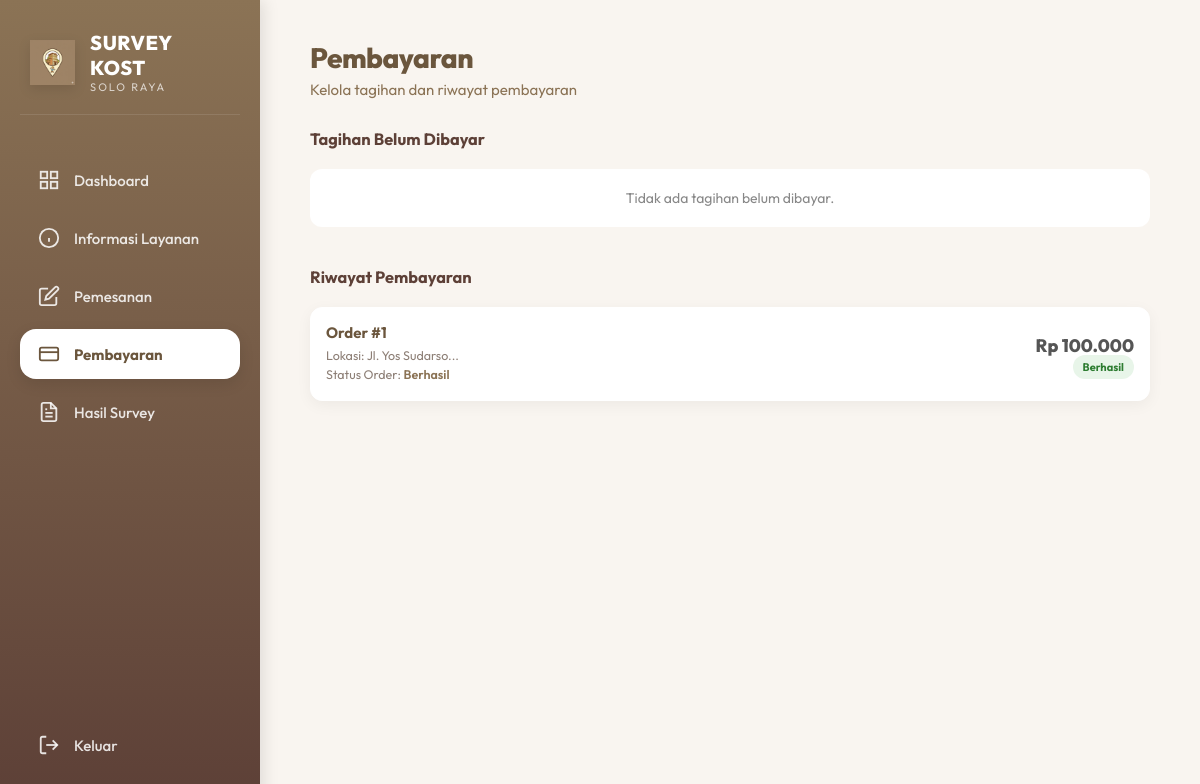
The app's page /user/pembayaran.php (signed in) with its own data.
### tables this page shows
CREATE TABLE `pemesanan` (
  `id_pemesanan` int(8) NOT NULL,
  `id_klien` int(8) NOT NULL,
  `id_layanan` int(8) NOT NULL,
  `jarak_dari_kantor` varchar(50) NOT NULL,
  `alamat_kost` text NOT NULL,
  `no_wa_klien` varchar(15) NOT NULL,
  `jadwal_survey` date NOT NULL,
  `waktu_survey` time NOT NULL,
  `catatan_tambahan` text NOT NULL
);

CREATE TABLE `pembayaran` (
  `id_pembayaran` int(11) NOT NULL,
  `id_pemesanan` int(8) NOT NULL,
  `total_pembayaran` decimal(12,2) NOT NULL,
  `metode_pembayaran` varchar(50) NOT NULL,
  `tanggal_pembayaran` date NOT NULL,
  `bukti_pembayaran` varchar(255) NOT NULL,
  `status` enum('Pending','Valid','Invalid') DEFAULT 'Pending'
);

### user/pembayaran.php (the view, shortened to what this page needs)
<?php
require_once '../config.php';
$id_klien = $_SESSION['user_id'];
$unpaid_orders = [];
$sql_history = "SELECT p.*, pay.status as status_pembayaran, pay.tanggal_pembayaran, pay.total_pembayaran, l.jenis_layanan
                FROM pemesanan p
                JOIN layanan l ON p.id_layanan = l.id_layanan
                JOIN pembayaran pay ON p.id_pemesanan = pay.id_pemesanan
                WHERE p.id_klien = ?
                ORDER BY pay.tanggal_pembayaran DESC";
$stmt_hist = $conn->prepare($sql_history);
$stmt_hist->bind_param("i", $id_klien);
$stmt_hist->execute();
$res_hist = $stmt_hist->get_result();
$history_orders = [];
while($row = $res_hist->fetch_assoc()) {
    $total = $row['total_pembayaran'];
    $row['harga'] = $total;
    $row['status'] = $row['status_pembayaran'];
    $history_orders[] = $row;
}
?>
<!DOCTYPE html>
<html lang="id">
<head>
    <link rel="stylesheet" href="../css/user_global.css?v=<?php echo time(); ?>">
</head>
<body>
    <aside class="sidebar">
        <div class="logo-container">
            <img src="../logo1.png" alt="Logo" class="logo-img">
            <div class="logo-text">
                <h2>SURVEY KOST</h2>
                <span>SOLO RAYA</span>
            </div>
        </div>
        <ul class="nav-menu">
            <li class="nav-item"><a href="dashboard.php"><svg viewBox="0 0 24 24" fill="none" stroke="currentColor" stroke-width="2"><rect x="3" y="3" width="7" height="7"></rect><rect x="14" y="3" width="7" height="7"></rect><rect x="14" y="14" width="7" height="7"></rect><rect x="3" y="14" width="7" height="7"></rect></svg><span>Dashboard</span></a></li>
            <li class="nav-item"><a href="layanan.php"><svg viewBox="0 0 24 24" fill="none" stroke="currentColor" stroke-width="2"><circle cx="12" cy="12" r="10"></circle><line x1="12" y1="16" x2="12" y2="12"></line><line x1="12" y1="8" x2="12.01" y2="8"></line></svg><span>Informasi Layanan</span></a></li>
            <li class="nav-item"><a href="pemesanan.php"><svg viewBox="0 0 24 24" fill="none" stroke="currentColor" stroke-width="2"><path d="M11 4H4a2 2 0 0 0-2 2v14a2 2 0 0 0 2 2h14a2 2 0 0 0 2-2v-7"></path><path d="M18.5 2.5a2.121 2.121 0 0 1 3 3L12 15l-4 1 1-4 9.5-9.5z"></path></svg><span>Pemesanan</span></a></li>
            <li class="nav-item"><a href="pembayaran.php" class="active"><svg viewBox="0 0 24 24" fill="none" stroke="currentColor" stroke-width="2"><rect x="2" y="5" width="20" height="14" rx="2"></rect><line x1="2" y1="10" x2="22" y2="10"></line></svg><span>Pembayaran</span></a></li>
            <li class="nav-item"><a href="survey.php"><span>Hasil Survey</span></a></li>
            <li class="nav-item" style="margin-top:auto;"><a href="../logout.php" onclick="return confirm('Keluar?')"><svg viewBox="0 0 24 24" fill="none" stroke="currentColor" stroke-width="2"><path d="M9 21H5a2 2 0 0 1-2-2V5a2 2 0 0 1 2-2h4"></path><polyline points="16 17 21 12 16 7"></polyline><line x1="21" y1="12" x2="9" y2="12"></line></svg><span>Keluar</span></a></li>
        </ul>
    </aside>
    <main class="main-wrapper">
        <div class="layout-compact">
            <div class="page-header">
                <h1>Pembayaran</h1>
            <p>Kelola tagihan dan riwayat pembayaran</p>
        </div>
        <h3 style="margin-bottom:20px; color:#5D4037;">Tagihan Belum Dibayar</h3>
        <div class="card-list" style="margin-bottom: 40px;">
            <?php if (count($unpaid_orders) > 0): ?>
                <?php foreach($unpaid_orders as $order): ?>
                <div class="card">
                    <div class="card-info">
                        <h3>Order #<?php echo $order['id_pemesanan']; ?></h3>
                        <p>Lokasi: <?php echo htmlspecialchars(substr($order['alamat_kost'], 0, 30)) . '...'; ?></p>
                        <p>Tanggal: <?php echo date('d M Y', strtotime($order['jadwal_survey'])); ?></p>
                        <?php if($order['status_pembayaran'] == 'Invalid' || $order['status_pembayaran'] == 'Ditolak'): ?>
                            <p style="color:#D32F2F; font-weight:600; font-size:13px; margin-top:4px;">⚠ Pembayaran Gagal (Ditolak Admin)</p>
                        <?php endif; ?>
                    </div>
                    <div style="text-align:right;">
                        <?php
                            $catatan = $order['catatan_tambahan'] ?? '';
                            $waktu_raw = $order['waktu_survey'] ?? '00:00:00';
                            $start_time = strtotime($waktu_raw);
                            $end_time = $start_time + (2 * 3600);
                            $waktu_display = date('H.i', $start_time) . ' - ' . date('H.i', $end_time) . ' WIB';
                            $modalData = [
                                'paket' => $order['jenis_layanan'],
                                'alamat' => $order['alamat_kost'],
                                'jarak' => $order['jarak_dari_kantor'] . ' km',
                                'jadwal' => date('d M Y', strtotime($order['jadwal_survey'])) . ', ' . $waktu_display,
                                'wa' => $order['no_wa_klien'] ?? '-',
                                'harga' => $order['harga'],
                                'id' => $order['id_pemesanan']
                            ];
                        ?>
                        <div class="card-price">Rp <?php echo number_format($order['harga'], 0, ',', '.'); ?></div>
                        <button class="btn-pay" onclick='openModal(<?php echo json_encode($modalData); ?>)' style="margin-top:10px; display:inline-block;">Bayar Sekarang</button>
                    </div>
                </div>
                <?php endforeach; ?>
            <?php else: ?>
                <div style="background:white; padding:20px; border-radius:12px; color:#888; text-align:center;">Tidak ada tagihan belum dibayar.</div>
            <?php endif; ?>
        </div>
        <h3 style="margin-bottom:20px; color:#5D4037;">Riwayat Pembayaran</h3>
        <div class="card-list">
            <?php if (count($history_orders) > 0): ?>
                <?php foreach($history_orders as $hist): ?>
                <div class="card">
                    <div class="card-info">
                        <h3>Order #<?php echo $hist['id_pemesanan']; ?></h3>
                        <p>Lokasi: <?php echo htmlspecialchars(substr($hist['alamat_kost'], 0, 30)) . '...'; ?></p>
                        <p>Status Order: <span style="color:var(--primary); font-weight:600;"><?php echo ($hist['status'] == 'Invalid' ? 'Ditolak' : ($hist['status'] == 'Valid' ? 'Berhasil' : 'Verifikasi')); ?></span></p>
                    </div>
                    <div style="text-align:right;">
                        <div class="card-price" style="color:#555; font-size:18px;">Rp <?php echo number_format($hist['harga'], 0, ',', '.'); ?></div>
                        <span class="status-badge <?php
                            $status_final = 'status-pending';
                            $text_final = 'Diproses';
                            $s_pay = $hist['status_pembayaran'] ?? '';
                            if ($s_pay == 'Valid' || $s_pay == 'Selesai' || $s_pay == 'Berhasil') {
                                $status_final = 'status-success';
                                $text_final = 'Berhasil';
                            } elseif ($s_pay == 'Menunggu') {
                                $status_final = 'status-verify';
                                $text_final = 'Verifikasi';
                            } elseif ($s_pay == 'Invalid') {
                                $status_final = 'status-danger';
                                $text_final = 'Ditolak';
                            }
                        ?> <?php echo $status_final; ?>">
                            <?php echo $text_final; ?>
                        </span>
                    </div>
                </div>
                <?php endforeach; ?>
            <?php else: ?>
                <div style="background:white; padding:20px; border-radius:12px; color:#888; text-align:center;">Belum ada riwayat pembayaran.</div>
            <?php endif; ?>
        </div>
        </div>
    </main>
</body>
</html>

### css/user_global.css (style rules this page uses)
:root { --primary: #8B7355; --primary-dark: #6B563D; --primary-light: #D2B48C; --accent: #D4A373; --bg-body: #F9F5F0; --text-dark: #2D2420; --text-light: #FFF8F0; --sidebar-gradient: linear-gradient(180deg, #8B7355 0%, #5D4037 100%); --shadow-soft: 0 10px 40px -10px rgba(139, 115, 85, 0.15); --shadow-sm: 0 4px 15px rgba(0, 0, 0, 0.05); --radius-xl: 24px; --radius-md: 16px; }
* { margin: 0; padding: 0; box-sizing: border-box; }
body { font-family: 'Outfit', sans-serif; background-color: var(--bg-body); color: var(--text-dark); min-height: 100vh; display: flex; font-size: 14px; }
.sidebar { width: 260px; background: var(--sidebar-gradient); height: 100vh; position: fixed; left: 0; top: 0; display: flex; flex-direction: column; padding: 30px 20px; color: var(--text-light); z-index: 50; box-shadow: 4px 0 15px rgba(0, 0, 0, 0.1); }
.logo-container { display: flex; align-items: center; gap: 15px; margin-bottom: 40px; padding: 0 10px; border-bottom: 1px solid rgba(255, 255, 255, 0.1); padding-bottom: 20px; }
.logo-img { width: 45px; height: 45px; object-fit: contain; filter: drop-shadow(0 4px 6px rgba(0, 0, 0, 0.1)); }
.logo-text h2 { font-size: 20px; font-weight: 800; color: white; letter-spacing: 0.5px; text-transform: uppercase; }
.logo-text span { font-size: 11px; color: rgba(255, 255, 255, 0.7); font-weight: 400; display: block; letter-spacing: 2px; }
.nav-menu { list-style: none; flex: 1; display: flex; flex-direction: column; gap: 8px; }
.nav-item a { display: flex; align-items: center; gap: 14px; padding: 14px 18px; border-radius: 16px; color: rgba(255, 255, 255, 0.85); text-decoration: none; font-weight: 500; font-size: 15px; transition: all 0.3s ease; }
.nav-item a.active { background: white; color: var(--primary-dark); box-shadow: 0 5px 15px rgba(0, 0, 0, 0.1); font-weight: 700; }
.nav-item a svg { width: 22px; height: 22px; }
.main-wrapper { flex: 1; margin-left: 260px; padding: 40px 50px; }
.layout-compact { max-width: 1200px; margin: 0 auto; }
.page-header { margin-bottom: 30px; }
.page-header h1 { font-size: 28px; font-weight: 800; color: var(--primary-dark); margin-bottom: 5px; letter-spacing: -0.5px; }
.page-header p { color: #8B7355; font-size: 15px; }
.card { background: white; border-radius: 12px; padding: 15px; box-shadow: var(--shadow-sm); border: 1px solid white; display: flex; justify-content: space-between; align-items: center; transition: 0.3s; margin-bottom: 12px; }
.card-info h3 { font-size: 15px; color: var(--primary-dark); margin-bottom: 5px; font-weight: 700; }
.card-info p { color: #8D7F76; font-size: 12.5px; margin-bottom: 3px; }
.card-price { font-size: 18px; font-weight: 800; color: var(--accent); text-align: right; }
.status-badge { padding: 5px 10px; border-radius: 20px; font-size: 11px; font-weight: 700; }
.status-success { background: #E8F5E9; color: #2E7D32; }

### records on screen
pemesanan: id_pemesanan "1", alamat_kost "Jl. Yos Sudarso", pembayaran.total_pembayaran "100.000", pembayaran.status "Berhasil"
